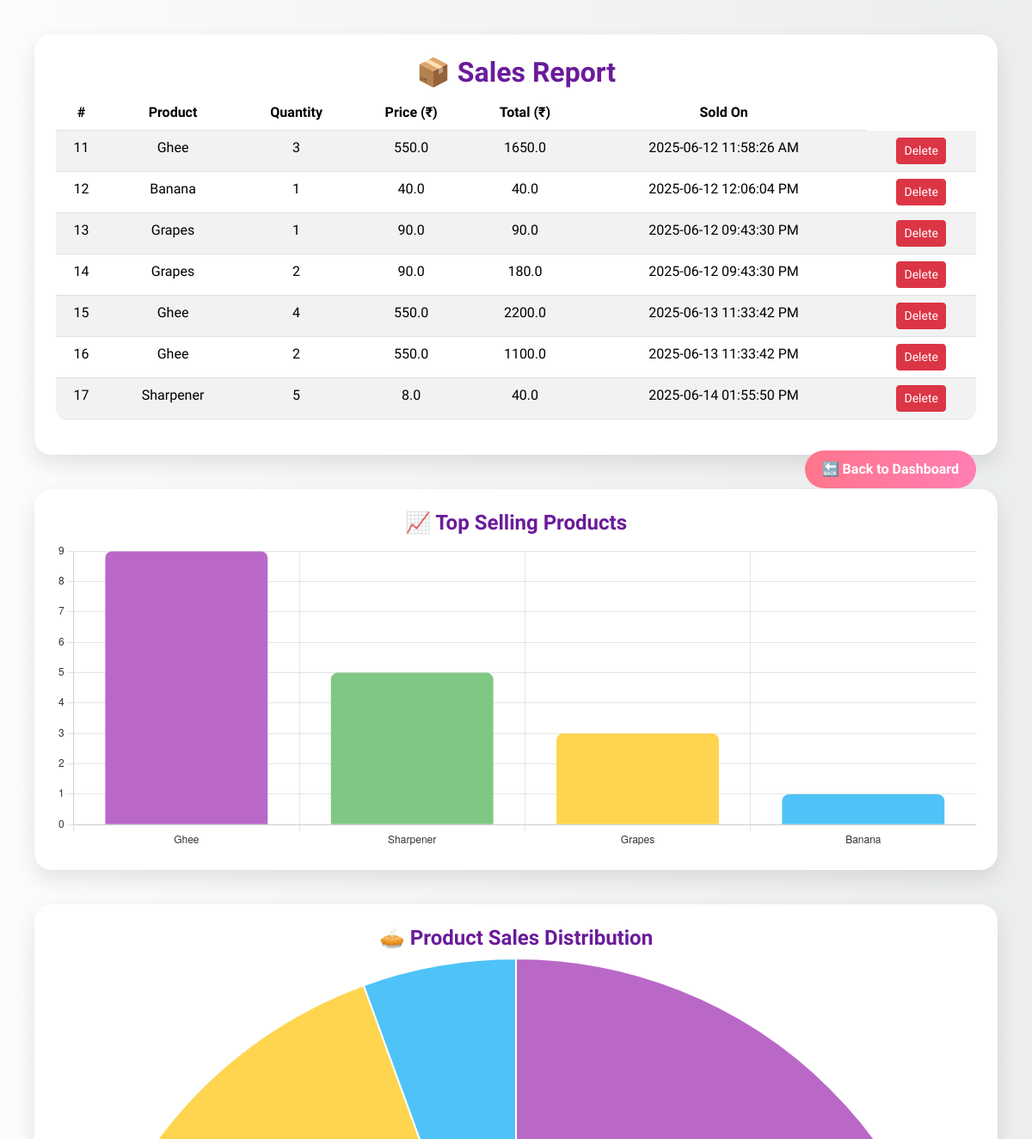
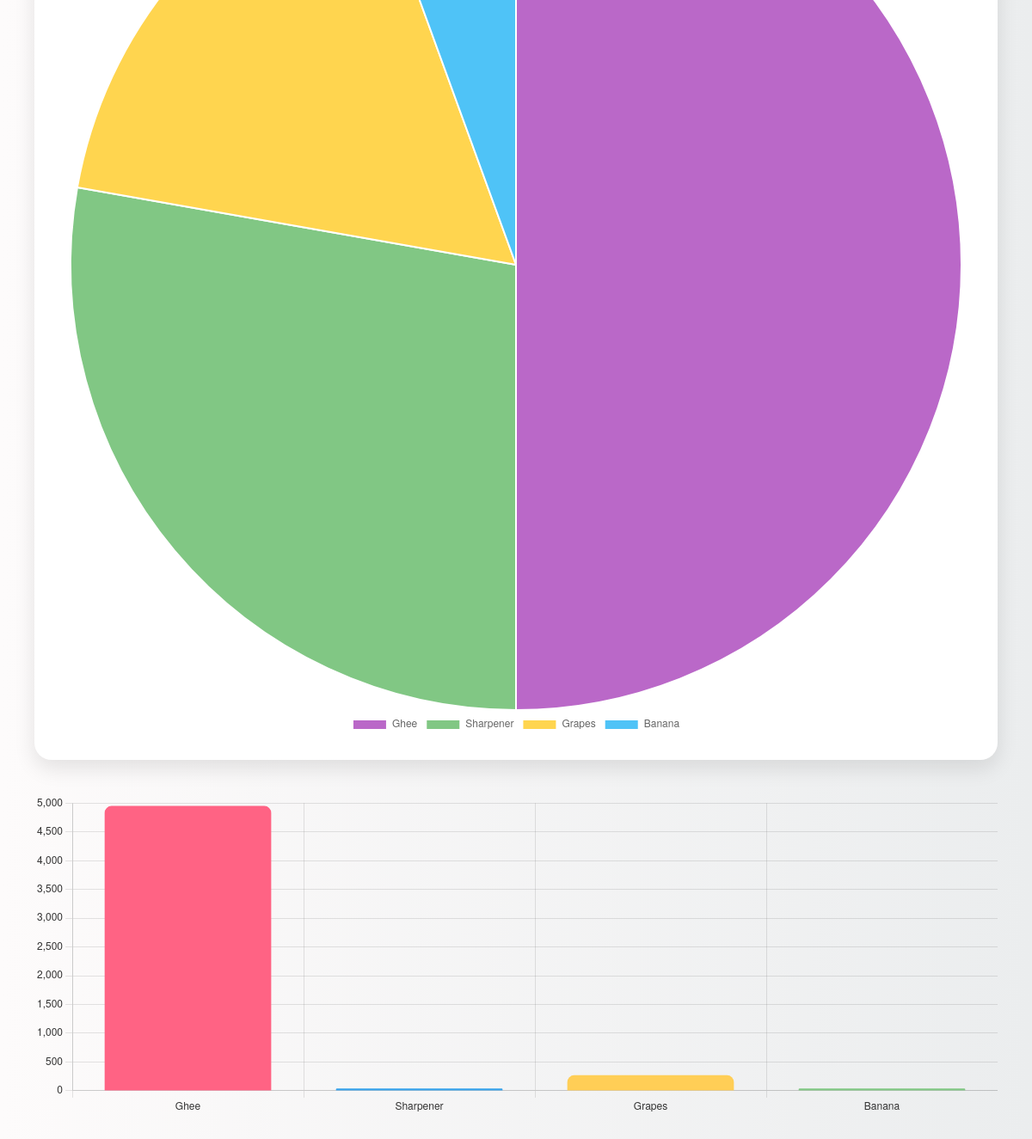
/admin/sales-report (signed in), run on an earlier commit of the app's database (2 pictures, top to bottom).
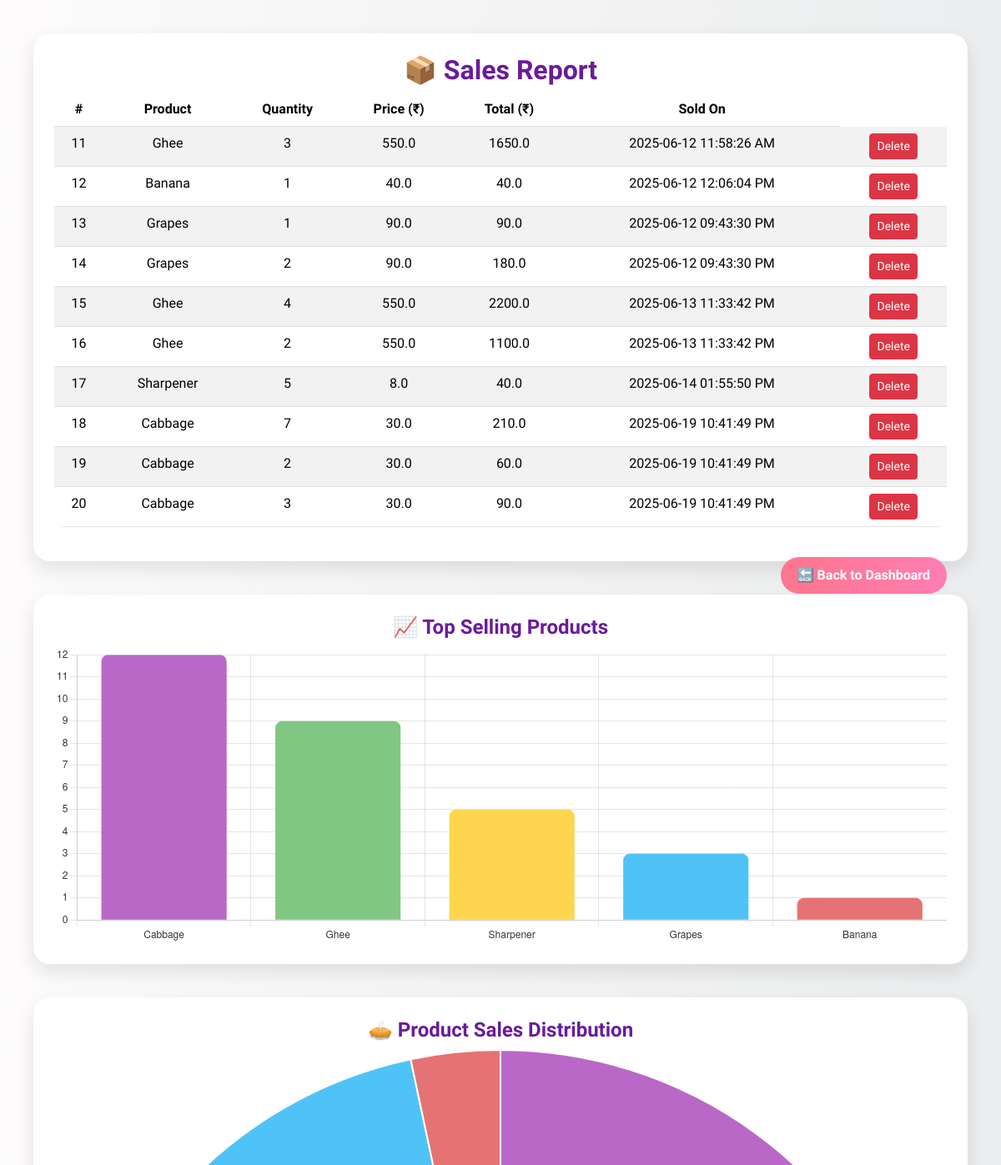
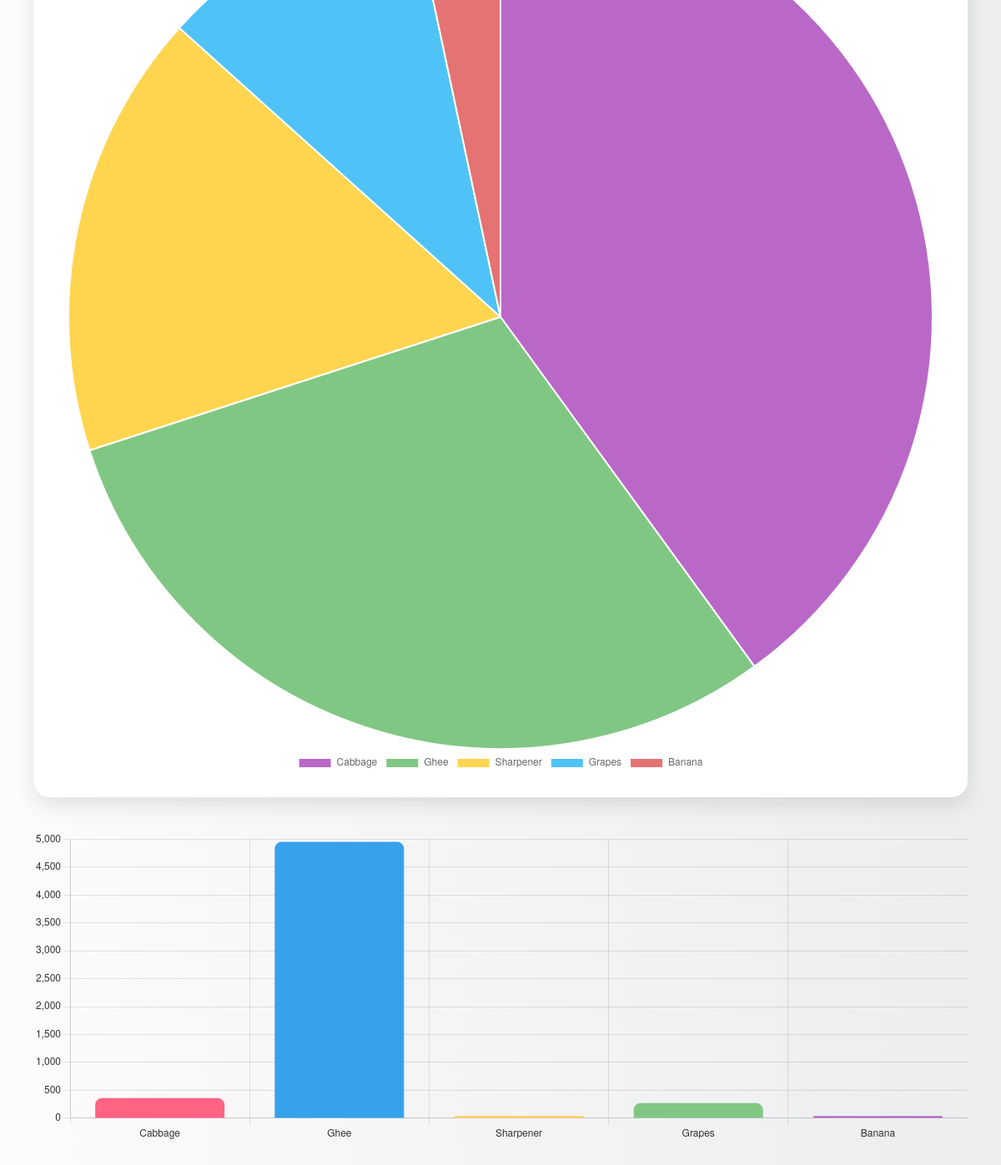
And on a later commit of the database (2 pictures, top to bottom).
### tables this page shows
CREATE TABLE sales_items (
            id INTEGER PRIMARY KEY AUTOINCREMENT,
            sale_id INTEGER,
            product_id INTEGER,
            product_name TEXT,
            quantity INTEGER,
            price_per_unit REAL,
            total_price REAL,
            FOREIGN KEY (sale_id) REFERENCES sales(id),
            FOREIGN KEY (product_id) REFERENCES products(id)
        );

CREATE TABLE products(
            id INTEGER PRIMARY KEY AUTOINCREMENT,
            name TEXT NOT NULL,
            description TEXT,
            price REAL NOT NULL,
            stock INTEGER NOT NULL,
            expiry_date TEXT,
            unit TEXT NOT NULL,
            image_url TEXT,
            category TEXT
        );

CREATE TABLE "sales" (
	"id"	INTEGER,
	"customer_id"	INTEGER,
	"sale_date"	TEXT,
	"total_amount"	REAL,
	"name"	TEXT,
	PRIMARY KEY("id" AUTOINCREMENT),
	FOREIGN KEY("customer_id") REFERENCES "customers"("id")
);

### app.py (the view)
@app.route('/admin/sales-report')
def view_sales_report():
    if 'role' not in session or session['role'] != 'admin':
        return redirect('/login')
    conn = sqlite3.connect("grocery.db")
    cursor = conn.cursor()
    cursor.execute("""
        SELECT si.id, p.name, si.quantity, p.price, (si.quantity * p.price), s.sale_date as total
        FROM sales_items si
        JOIN products p ON si.product_id = p.id
        JOIN sales s ON si.sale_id = s.id
    """)
    report = cursor.fetchall()
    cursor.execute("""
        SELECT p.name, SUM(s.quantity) AS total_quantity, SUM(s.quantity * p.price) AS total_revenue
        FROM sales_items s
        JOIN products p ON s.product_id = p.id
        GROUP BY p.name
        ORDER BY total_quantity DESC

    """)
    chart_data = cursor.fetchall()
    product_names = [row[0] for row in chart_data]
    product_quantities = [row[1] for row in chart_data]
    product_revenues = [row[2] for row in chart_data]
    conn.close()
    return render_template("admin_sales_report.html",
                           report=report,
                           product_names=product_names,
                           product_quantities=product_quantities,
                           product_revenues=product_revenues)

### templates/admin_sales_report.html (shortened to what this page needs)
<!DOCTYPE html>
<html lang="en">
<head>
  <link href="https://cdn.jsdelivr.net/npm/bootstrap@5.3.3/dist/css/bootstrap.min.css" rel="stylesheet">
</head>
<body>
  <div class="container table-container">
    <h2>📦 Sales Report</h2>
    <table class="table table-striped table-hover">
      <thead>
        <tr>
          <th>#</th>
          <th>Product</th>
          <th>Quantity</th>
          <th>Price (₹)</th>
          <th>Total (₹)</th>
          <th>Sold On</th>
        </tr>
      </thead>
      <tbody>
        {% for entry in report %}
        <tr>
          <td>{{ entry[0] }}</td>
          <td>{{ entry[1] }}</td>
          <td>{{ entry[2] }}</td>
          <td>{{ entry[3] }}</td>
          <td>{{ entry[4] }}</td>
          <td>{{ entry[5] }}</td>
          <td>
      <form method="POST" action="/admin/delete-sale/{{ entry[0] }}" onsubmit="return confirm('Are you sure you want to delete this sale entry?');">
        <button class="btn btn-sm btn-danger" type="submit">Delete</button>
      </form>
    </td>
        </tr>
        {% endfor %}
      </tbody>
    </table>
    <a href="/admin" class="btn-back">🔙 Back to Dashboard</a>
  </div>
  <div class="container chart-container">
    <h4>📈 Top Selling Products</h4>
    <canvas id="barChart" height="100"></canvas>
  </div>
  <div class="container chart-container" id="pie-chart-container">
    <h4>🥧 Product Sales Distribution</h4>
    <canvas id="pieChart" height="100"></canvas>
  </div>
  <script>
    const productLabels = {{ product_names | tojson | safe }} || [];
    const productQuantities = {{ product_quantities | tojson | safe }} || [];
    const productRevenues = {{ product_revenues | tojson | safe }} || [];
    const backgroundColors = [
      '#BA68C8', '#81C784', '#FFD54F', '#4FC3F7', '#E57373',
      '#A1887F', '#FF8A65', '#9575CD', '#4DB6AC', '#F06292'
    ];
    // Bar Chart
    const barCtx = document.getElementById('barChart').getContext('2d');
    new Chart(barCtx, {
      type: 'bar',
      data: {
        labels: productLabels,
        datasets: [{
          label: 'Units Sold',
          data: productQuantities,
          backgroundColor: backgroundColors,
          borderRadius: 8
        }]
      },
      options: {
        responsive: true,
        plugins: {
          legend: { display: false }
        },
        scales: {
          y: {
            beginAtZero: true,
            ticks: { stepSize: 1, color: '#333' }
          },
          x: {
            ticks: { color: '#333' }
          }
        }
      }
    });
    // Pie Chart
    const pieCtx = document.getElementById('pieChart').getContext('2d');
    new Chart(pieCtx, {
      type: 'pie',
      data: {
        labels: productLabels,
        datasets: [{
          data: productQuantities,
          backgroundColor: backgroundColors
        }]
      },
      options: {
        responsive: true,
        plugins: {
          legend: { position: 'bottom' }
        }
      }
    });
    // Revenue Chart
    const revenueChart = document.createElement('canvas');
    revenueChart.height = 100;
    revenueChart.style.marginBottom = "40px";
    document.querySelector('#pie-chart-container').after(revenueChart);
    new Chart(revenueChart.getContext('2d'), {
      type: 'bar',
      data: {
        labels: productLabels,
        datasets: [{
          label: 'Total Revenue ₹',
          data: productRevenues,
          backgroundColor: [
            '#FF6384', '#36A2EB', '#FFCE56', '#81C784',
            '#BA68C8', '#4DB6AC', '#9575CD', '#F06292'
          ],
          borderRadius: 8
        }]
      },
      options: {
        responsive: true,
        plugins: {
          legend: { display: false }
        },
        scales: {
          y: {
            beginAtZero: true,
            ticks: { color: '#333' }
          },
          x: {
            ticks: { color: '#333' }
          }
        }
      }
    });
  </script>
</body>
</html>

What changed in the data, as far as the page shows it:
added sales_items: id "18", name "Cabbage", quantity "7", price "30.0", entry "210.0", sale_date "2025-06-19 10:41:49 PM"
added sales_items: id "19", name "Cabbage", quantity "2", price "30.0", entry "60.0", sale_date "2025-06-19 10:41:49 PM"
added sales_items: id "20", name "Cabbage", quantity "3", price "30.0", total_price "90.0", sale_date "2025-06-19 10:41:49 PM"
Also different on the page:
chart data {{ product_names | tojson | safe }}: ["Ghee", "Sharpener", "Grapes", "Banana"] → ["Cabbage", "Ghee", "Sharpener", "Grapes", "Banana"]
chart data {{ product_quantities | tojson | safe }}: [9, 5, 3, 1] → [12, 9, 5, 3, 1]
chart data {{ product_revenues | tojson | safe }}: [4950.0, 40.0, 270.0, 40.0] → [360.0, 4950.0, 40.0, 270.0, 40.0]
